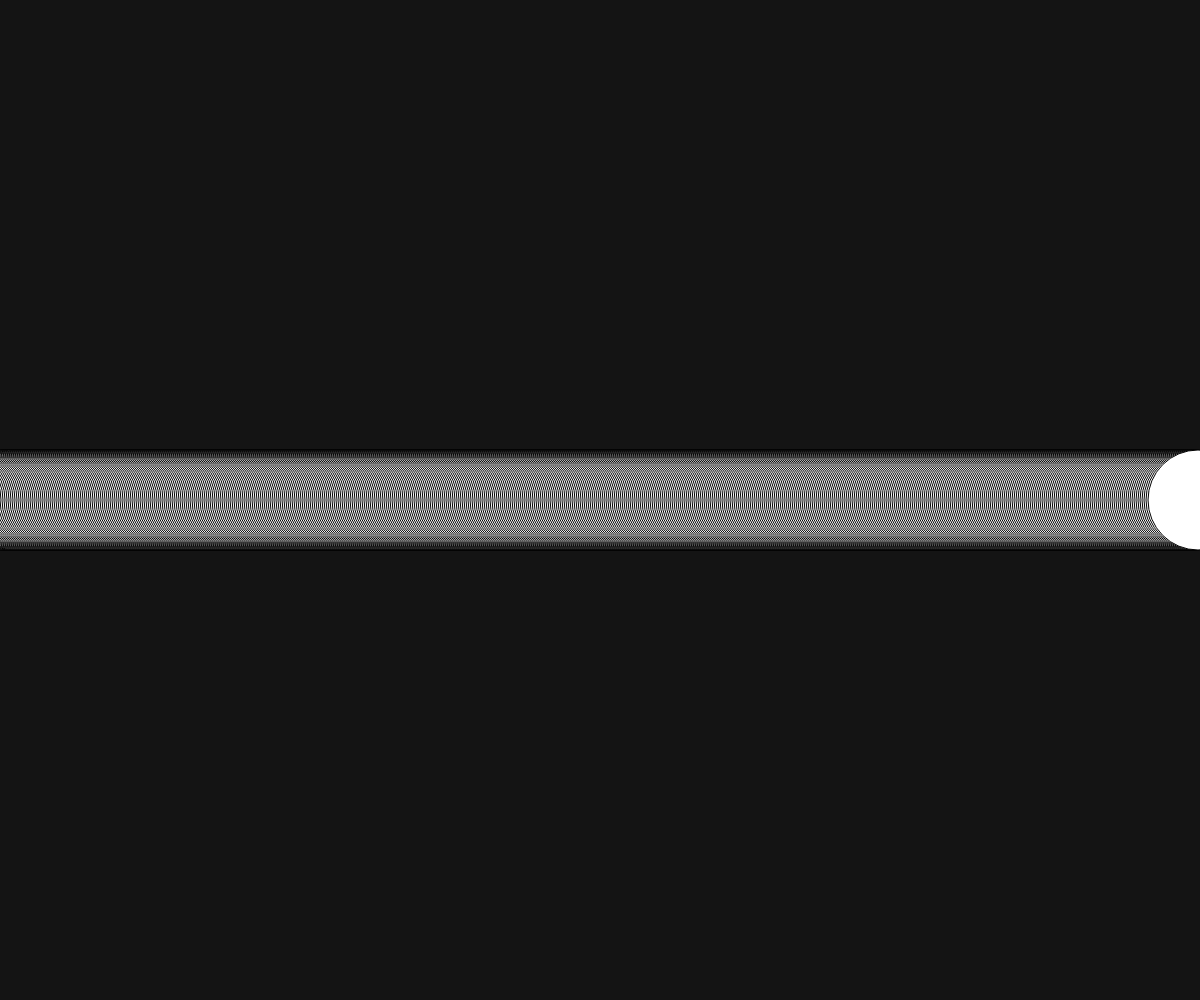
Frame 1 (no input)
Frame 60 (no input): identical to frame 1, image omitted
Frame 120 (the mouse pressed at the canvas centre since frame 60): identical to frame 1, image omitted

The p5.js sketch that drew this single still picture (run headless with seeded random() and noise() and a simulated clock; from frame 60 on, the mouse is pressed at the canvas centre):

// p5.js sketch
// ── sketch.js
function setup() {
  createCanvas(windowWidth, windowHeight);
  background(20);
  for (let x = 0; x < width; x += 2) {
    ellipse(x, height / 2, 100);
  }
}

function draw() {}
